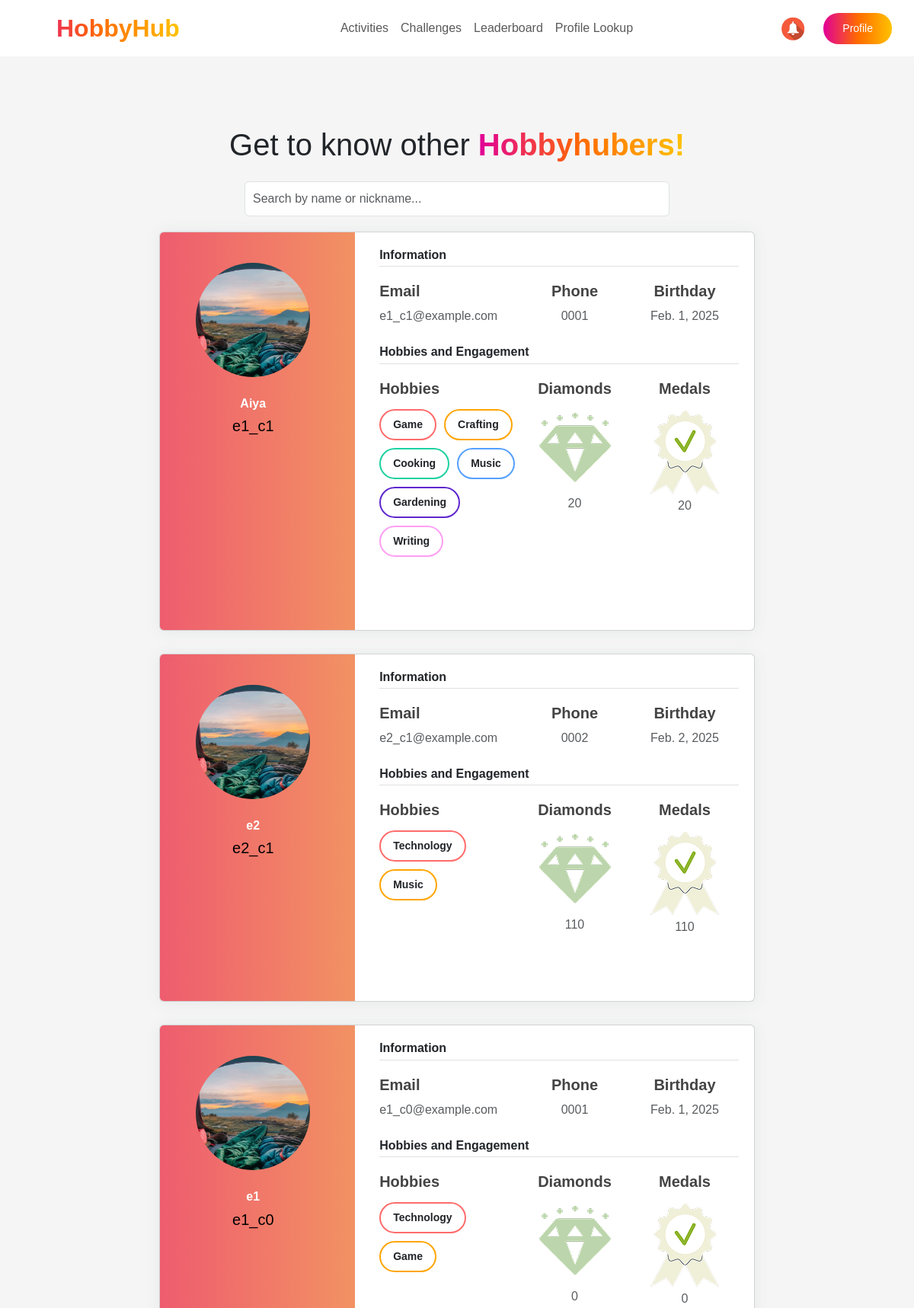
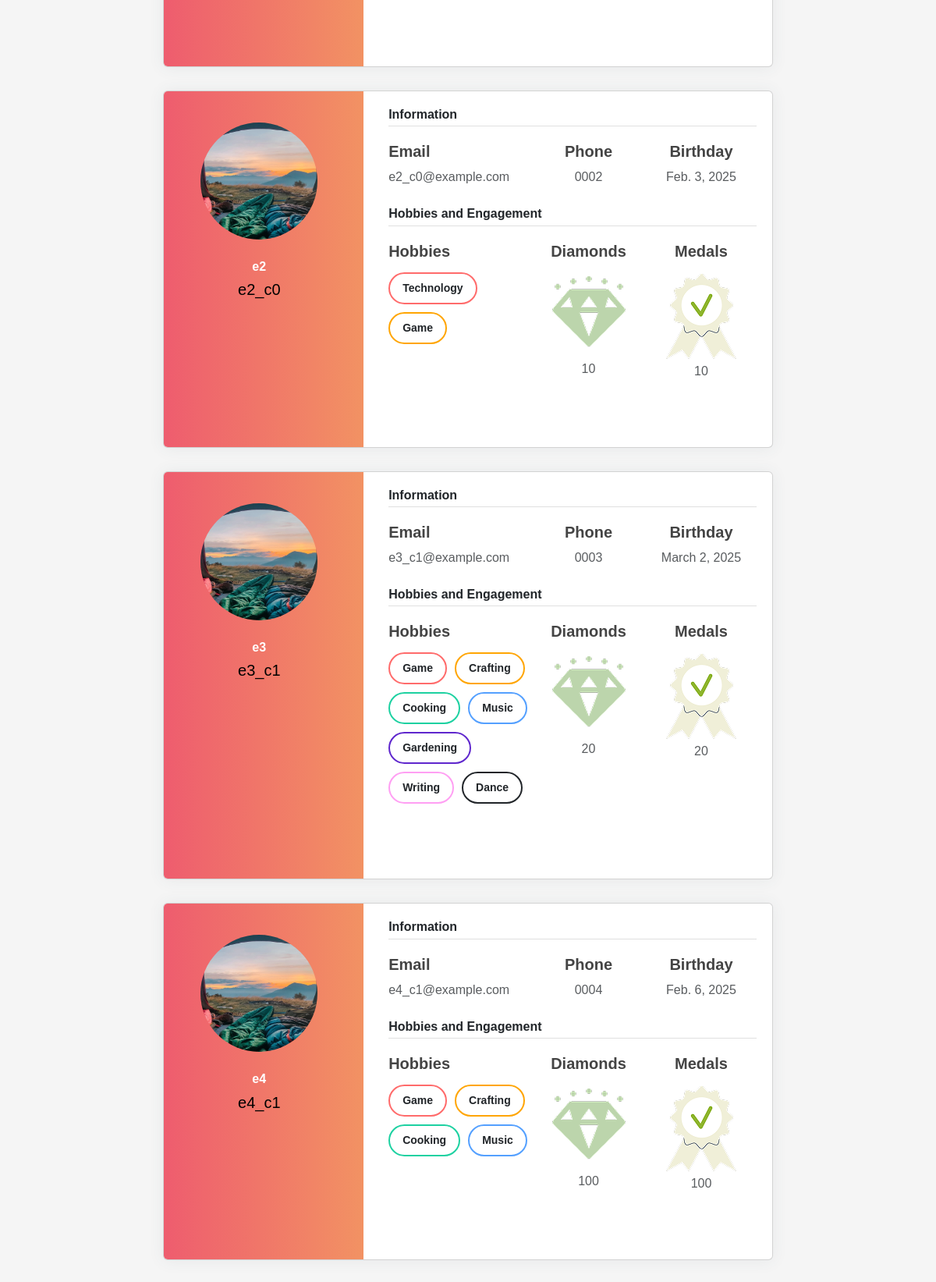
/profile_lookup/ (upper part), run on the app's committed database (2 pictures, top to bottom).
### events/models.py (models this page shows, shortened)
class Employee(models.Model):
    nickname = models.CharField(max_length=100, primary_key=True, verbose_name="Nickname")
    name = models.CharField(max_length=255, verbose_name="Name")
    last_name = models.CharField(max_length=255, verbose_name="Last Name")
    number = models.CharField(max_length=20, verbose_name="Number")
    join_date = models.DateField(verbose_name="Join Date")
    date_of_birth = models.DateField(null=True, blank=True, verbose_name="Date of Birth")
    receive_sms_notifications = models.BooleanField(default=True, verbose_name="Receive SMS Notifications")
    receive_email_notifications = models.BooleanField(default=True, verbose_name="Receive Email Notifications")
    receive_reminders = models.BooleanField(default=True, verbose_name="Receive Reminders")
    social_id = models.CharField(max_length=255, blank=True, null=True)  # ID из социальной сети
    social_provider = models.CharField(max_length=50, blank=True, null=True)  # Провайдер (Google, Facebook и т.д.)
    company = models.ForeignKey(
        Company,
        to_field='company_id',
        on_delete=models.CASCADE,
        verbose_name="Company"
    )
    gender = models.CharField(max_length=10, choices=[('Male', 'Male'), ('Female', 'Female')], verbose_name="Gender")
    mail = models.EmailField(unique=True, verbose_name="Email")
    password = models.CharField(max_length=255, verbose_name="Password")
    is_approved = models.BooleanField(default=False, verbose_name="Approved")
    profile_photo = models.ImageField(upload_to='profile_photos/', null=True, blank=True, verbose_name="Profile Photo")
    hobbies = models.ManyToManyField(Hobby, blank=True, related_name='employees')
    diamonds = models.IntegerField(default=0, verbose_name="Diamonds")

class Hobby(models.Model):
    name = models.CharField(max_length=100, unique=True, verbose_name="Hobby Name")

### events/views.py (the view, shortened to what this page needs)
# urls.py: path('profile_lookup/', profile_lookup, name='profile_lookup'),
def profile_lookup(request):
    employees = Employee.objects.filter(is_approved=True)
    nickname = request.session.get("nickname")
    if not nickname:
        return render(request, 'profile_lookup.html', {'employees': employees, 'error': "User not found."})

### events/templates/profile_lookup.html (shortened to what this page needs)
{% extends 'user_base.html' %}
{% load static %}
{% block extra_css %}
    <link rel="stylesheet" href="{% static 'css/profile_lookup.css' %}">
    <link rel="stylesheet" href="{% static 'css/sass_styles.css' %}">
    <link rel="stylesheet" href="https://cdn.jsdelivr.net/npm/bootstrap@5.3.0/dist/css/bootstrap.min.css">
    <link rel="stylesheet" href="{% static 'css/organizer-styles.css' %}">
    <link href="https://fonts.cdnfonts.com/css/gilroy-bold" rel="stylesheet">
    <link rel="stylesheet" href="https://cdn.jsdelivr.net/npm/swiper/swiper-bundle.min.css">
    {% endblock %}
{% block content %}
    <section class="profile_lookup">
        <div class="profiles">
            <h3 class="main-header">Get to know other <span class="gradient-text">Hobbyhubers!</span></h3>
            <div class="search-container">
                <input type="text" id="searchBar" placeholder="Search by name or nickname..." class="form-control">
            </div>
            <div class="cards">
                {% for employee in employees %}
                <div class="card user-card-full">
                    <div class="row m-l-0 m-r-0">
                        <div class="col-sm-4 bg-c-lite-green user-profile">
                            <div class="card-block text-center text-white">
                                <div class="m-b-25">
                                    <img src="{% static 'images/hiking.jpg' %}" class="img-radius" alt="User-Profile-Image">
                                </div>
                                <h6 class="f-w-600">{{ employee.name }}</h6>
                                <p>{{ employee.nickname }}</p>
                            </div>
                        </div>
                        <div class="col-sm-8">
                            <div class="card-block">
                                <h6 class="m-b-20 p-b-5 b-b-default f-w-600">Information</h6>
                                <div class="row">
                                    <div class="col-sm-5">
                                        <p class="m-b-10 f-w-600">Email</p>
                                        <h6 class="text-muted f-w-400">{{ employee.mail }}</h6>
                                    </div>
                                    <div class="col-sm-3">
                                        <p class="m-b-10 f-w-600">Phone</p>
                                        <h6 class="text-muted f-w-400">{{ employee.number }}</h6>
                                    </div>
                                    <div class="col-sm-4">
                                        <p class="m-b-10 f-w-600">Birthday</p>
                                        <h6 class="text-muted f-w-400">{{ employee.date_of_birth }}</h6>
                                    </div>
                                </div>
                                <h6 class="m-b-20 m-t-40 p-b-5 b-b-default f-w-600">Hobbies and Engagement</h6>
                                <div class="row">
                                    <div class="col-sm-5">
                                        <p class="m-b-10 f-w-600" style="padding-bottom: 4px;">Hobbies</p>
                                        <ul class="listed">
                                            {% for hobby in employee.hobbies.all %}
                                                <li>{{ hobby.name }}</li>
                                            {% endfor %}
                                        </ul>
                                    </div>
                                    <div class="col-sm-3">
                                        <p class="m-b-10 f-w-600">Diamonds</p>
                                        <img src="{% static 'images/sp_diamond.png' %}" class="img_diamond">
                                        <h6 class="text-muted f-w-400">{{ employee.diamonds }}</h6>
                                    </div>
                                    <div class="col-sm-4">
                                        <p class="m-b-10 f-w-600">Medals</p>
                                        <img src="{% static 'images/medal.png' %}" class="img_medal">
                                        <h6 class="text-muted f-w-400">{{ employee.diamonds }}</h6>
                                    </div>
                                </div>
                                <ul class="social-link list-unstyled m-t-40 m-b-10">
                                    <li></li>
                                    <li></li>
                                    <li></li>
                                </ul>
                            </div>
                        </div>
                    </div>
            </div>
                {% endfor %}
            </div>
        </div>
    </section>
   {% endblock %}

### events/static/css/profile_lookup.css (style rules this page uses)
.user-card-full { overflow: hidden; }
.profile_lookup { margin-top: 150px; }
.cards { display: flex; flex-direction: column; align-items: center; }
.card { width:70%; border-radius: 5px; -webkit-box-shadow: 0 1px 20px 0 rgba(69,90,100,0.08); box-shadow: 0 1px 20px 0 rgba(69,90,100,0.08); border: none; margin-bottom: 30px; }
.m-r-0 { margin-right: 0px; }
.m-l-0 { margin-left: 0px; }
.user-card-full .user-profile { border-radius: 5px 0 0 5px; }
.bg-c-lite-green { background: -webkit-gradient(linear, left top, right top, from(#f29263), to(#ee5a6f)); background: linear-gradient(to right, #ee5a6f, #f29263); }
.user-profile { padding: 20px 0; }
.card-block { padding: 1.25rem; }
.m-b-25 { margin-bottom: 25px; }
.img-radius { border-radius: 50%; width: 150px; height: 150px; }
.main-header { width: 100%; height: 5rem; line-height: 5rem; font-size: 2.5rem; text-align: center; }
h6 { font-size: 14px; }
.card .card-block p { line-height: 25px; }
.b-b-default { border-bottom: 1px solid #e0e0e0; }
.m-b-20 { margin-bottom: 20px; }
.p-b-5 { padding-bottom: 5px !important; }
.m-b-10 { margin-bottom: 10px; color: #444; }
.text-muted { color: #919aa3 !important; }
.f-w-600 { font-weight: 600; }
.m-t-40 { margin-top: 20px; }
.m-b-10 { margin-bottom: 10px; }
.user-card-full .social-link li { display: inline-block; }
.col-sm-4 { text-align: center; justify-content: center; }
.col-sm-3 { text-align: center; justify-content: center; }
.img_diamond { padding: 9px 0; }
.listed { list-style: none; padding: 0; display: flex; flex-wrap: wrap; gap: 10px; }
.listed li { background: white; padding: 8px 16px; border-radius: 50px; border: 2px solid; font-size: 14px; font-weight: bold; text-align: center; display: inline-block; transition: 0.3s ease-in-out; }
.listed li:nth-child(1) { border-color: #ff6b6b; }
.listed li:nth-child(2) { border-color: #ffa502; }
.listed li:nth-child(3) { border-color: #1dd1a1; }
.listed li:nth-child(4) { border-color: #54a0ff; }
.listed li:nth-child(5) { border-color: #5f27cd; }
.listed li:nth-child(6) { border-color: #ff9ff3; }
.search-container { width: 100%; display: flex; justify-content: center; margin-bottom: 20px; }
#searchBar { width: 50%; padding: 10px; font-size: 16px; }

### events/static/css/organizer-styles.css (style rules this page uses)
body { font-family: 'Gilroy-Medium', sans-serif; background-color: #F5F5F5; }
body h1, h2, h3, h4,h5,h6, header { font-family: 'Gilroy-Bold', sans-serif; }
p { color: #000000; font-weight: 400; font-size: 20px; }
.gradient-text { background: linear-gradient(90deg, #E10098 0%, #FF6A00 50%, #FFC300 100%); -webkit-background-clip: text; -webkit-text-fill-color: transparent; font-weight: bold; }

### data on the page
Employee: name "Aiya", nickname "e1_c1", mail "e1_c1@example.com", number "0001", date_of_birth "Feb. 1, 2025", diamonds "20"
Hobby: name "Game"
Hobby: name "Crafting"
Hobby: name "Cooking"
Hobby: name "Music"
Hobby: name "Gardening"
Hobby: name "Writing"
Employee: name "e2", nickname "e2_c1", mail "e2_c1@example.com", number "0002", date_of_birth "Feb. 2, 2025", diamonds "110"
Hobby: name "Technology"
Employee: name "e1", nickname "e1_c0", mail "e1_c0@example.com", number "0001", date_of_birth "Feb. 1, 2025", diamonds "0"
Employee: name "e2", nickname "e2_c0", mail "e2_c0@example.com", number "0002", date_of_birth "Feb. 3, 2025", diamonds "10"
Employee: name "e3", nickname "e3_c1", mail "e3_c1@example.com", number "0003", date_of_birth "March 2, 2025", diamonds "20"
Hobby: name "Dance"
Employee: name "e4", nickname "e4_c1", mail "e4_c1@example.com", number "0004", date_of_birth "Feb. 6, 2025", diamonds "100"
